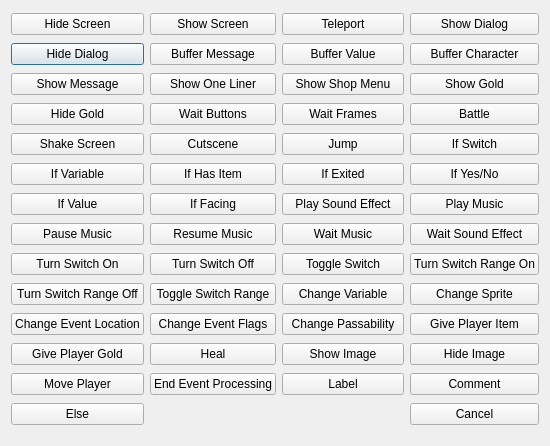
<?xml version="1.0" encoding="UTF-8"?>
<ui version="4.0">
 <class>ChooseMapEvent</class>
 <widget class="QDialog" name="ChooseMapEvent">
  <property name="geometry">
   <rect>
    <x>0</x>
    <y>0</y>
    <width>550</width>
    <height>446</height>
   </rect>
  </property>
  <property name="windowTitle">
   <string>Map Event</string>
  </property>
  <layout class="QGridLayout" name="gridLayout">
   <item row="2" column="0">
    <widget class="QPushButton" name="btnHideDialog">
     <property name="text">
      <string>Hide Dialog</string>
     </property>
    </widget>
   </item>
   <item row="6" column="0">
    <widget class="QPushButton" name="btnShakeScreen">
     <property name="text">
      <string>Shake Screen</string>
     </property>
    </widget>
   </item>
   <item row="12" column="0">
    <widget class="QPushButton" name="btnChangeEventLocation">
     <property name="text">
      <string>Change Event Location</string>
     </property>
    </widget>
   </item>
   <item row="8" column="1">
    <widget class="QPushButton" name="btnIfFacing">
     <property name="text">
      <string>If Facing</string>
     </property>
    </widget>
   </item>
   <item row="13" column="3">
    <widget class="QPushButton" name="btnHideImage">
     <property name="text">
      <string>Hide Image</string>
     </property>
    </widget>
   </item>
   <item row="11" column="0">
    <widget class="QPushButton" name="btnTurnSwitchRangeOff">
     <property name="text">
      <string>Turn Switch Range Off</string>
     </property>
    </widget>
   </item>
   <item row="6" column="1">
    <widget class="QPushButton" name="btnCutscene">
     <property name="text">
      <string>Cutscene</string>
     </property>
    </widget>
   </item>
   <item row="8" column="3">
    <widget class="QPushButton" name="btnPlayMusic">
     <property name="text">
      <string>Play Music</string>
     </property>
    </widget>
   </item>
   <item row="14" column="1">
    <widget class="QPushButton" name="btnEndEventProcessing">
     <property name="text">
      <string>End Event Processing</string>
     </property>
    </widget>
   </item>
   <item row="10" column="3">
    <widget class="QPushButton" name="btnTurnSwitchRangeOn">
     <property name="text">
      <string>Turn Switch Range On</string>
     </property>
    </widget>
   </item>
   <item row="8" column="2">
    <widget class="QPushButton" name="btnPlaySoundEffect">
     <property name="text">
      <string>Play Sound Effect</string>
     </property>
    </widget>
   </item>
   <item row="12" column="3">
    <widget class="QPushButton" name="btnGivePlayerItem">
     <property name="text">
      <string>Give Player Item</string>
     </property>
    </widget>
   </item>
   <item row="12" column="2">
    <widget class="QPushButton" name="btnChangePassability">
     <property name="text">
      <string>Change Passability</string>
     </property>
    </widget>
   </item>
   <item row="7" column="1">
    <widget class="QPushButton" name="btnIfHasItem">
     <property name="text">
      <string>If Has Item</string>
     </property>
    </widget>
   </item>
   <item row="7" column="2">
    <widget class="QPushButton" name="btnIfExited">
     <property name="text">
      <string>If Exited</string>
     </property>
    </widget>
   </item>
   <item row="0" column="3">
    <widget class="QPushButton" name="btnShowDialog">
     <property name="text">
      <string>Show Dialog</string>
     </property>
    </widget>
   </item>
   <item row="11" column="3">
    <widget class="QPushButton" name="btnChangeSprite">
     <property name="text">
      <string>Change Sprite</string>
     </property>
    </widget>
   </item>
   <item row="8" column="0">
    <widget class="QPushButton" name="btnIfValue">
     <property name="text">
      <string>If Value</string>
     </property>
    </widget>
   </item>
   <item row="0" column="1">
    <widget class="QPushButton" name="btnShowScreen">
     <property name="text">
      <string>Show Screen</string>
     </property>
    </widget>
   </item>
   <item row="7" column="3">
    <widget class="QPushButton" name="btnIfYesNo">
     <property name="text">
      <string>If Yes/No</string>
     </property>
    </widget>
   </item>
   <item row="10" column="2">
    <widget class="QPushButton" name="btnToggleSwitch">
     <property name="text">
      <string>Toggle Switch</string>
     </property>
    </widget>
   </item>
   <item row="12" column="1">
    <widget class="QPushButton" name="btnChangeEventFlags">
     <property name="text">
      <string>Change Event Flags</string>
     </property>
    </widget>
   </item>
   <item row="4" column="0">
    <widget class="QPushButton" name="btnShowMessage">
     <property name="text">
      <string>Show Message</string>
     </property>
    </widget>
   </item>
   <item row="6" column="3">
    <widget class="QPushButton" name="btnIfSwitch">
     <property name="text">
      <string>If Switch</string>
     </property>
    </widget>
   </item>
   <item row="14" column="0">
    <widget class="QPushButton" name="btnMovePlayer">
     <property name="text">
      <string>Move Player</string>
     </property>
    </widget>
   </item>
   <item row="14" column="2">
    <widget class="QPushButton" name="btnLabel">
     <property name="text">
      <string>Label</string>
     </property>
    </widget>
   </item>
   <item row="5" column="0">
    <widget class="QPushButton" name="btnHideGold">
     <property name="text">
      <string>Hide Gold</string>
     </property>
    </widget>
   </item>
   <item row="5" column="1">
    <widget class="QPushButton" name="btnWaitButtons">
     <property name="text">
      <string>Wait Buttons</string>
     </property>
    </widget>
   </item>
   <item row="0" column="2">
    <widget class="QPushButton" name="btnTeleport">
     <property name="text">
      <string>Teleport</string>
     </property>
    </widget>
   </item>
   <item row="13" column="0">
    <widget class="QPushButton" name="btnGivePlayerGold">
     <property name="text">
      <string>Give Player Gold</string>
     </property>
    </widget>
   </item>
   <item row="6" column="2">
    <widget class="QPushButton" name="btnJump">
     <property name="text">
      <string>Jump</string>
     </property>
    </widget>
   </item>
   <item row="11" column="2">
    <widget class="QPushButton" name="btnChangeVariable">
     <property name="text">
      <string>Change Variable</string>
     </property>
    </widget>
   </item>
   <item row="4" column="1">
    <widget class="QPushButton" name="btnShowOneLiner">
     <property name="text">
      <string>Show One Liner</string>
     </property>
    </widget>
   </item>
   <item row="11" column="1">
    <widget class="QPushButton" name="btnToggleSwitchRange">
     <property name="text">
      <string>Toggle Switch Range</string>
     </property>
    </widget>
   </item>
   <item row="5" column="3">
    <widget class="QPushButton" name="btnBattle">
     <property name="text">
      <string>Battle</string>
     </property>
    </widget>
   </item>
   <item row="13" column="1">
    <widget class="QPushButton" name="btnHeal">
     <property name="text">
      <string>Heal</string>
     </property>
    </widget>
   </item>
   <item row="7" column="0">
    <widget class="QPushButton" name="btnIfVariable">
     <property name="text">
      <string>If Variable</string>
     </property>
    </widget>
   </item>
   <item row="14" column="3">
    <widget class="QPushButton" name="btnComment">
     <property name="text">
      <string>Comment</string>
     </property>
    </widget>
   </item>
   <item row="9" column="0">
    <widget class="QPushButton" name="btnPauseMusic">
     <property name="text">
      <string>Pause Music</string>
     </property>
    </widget>
   </item>
   <item row="2" column="2">
    <widget class="QPushButton" name="btnBufferValue">
     <property name="text">
      <string>Buffer Value</string>
     </property>
    </widget>
   </item>
   <item row="0" column="0">
    <widget class="QPushButton" name="btnHideScreen">
     <property name="text">
      <string>Hide Screen</string>
     </property>
    </widget>
   </item>
   <item row="5" column="2">
    <widget class="QPushButton" name="btnWaitFrames">
     <property name="text">
      <string>Wait Frames</string>
     </property>
    </widget>
   </item>
   <item row="10" column="1">
    <widget class="QPushButton" name="btnTurnSwitchOff">
     <property name="text">
      <string>Turn Switch Off</string>
     </property>
    </widget>
   </item>
   <item row="9" column="3">
    <widget class="QPushButton" name="btnWaitSoundEffect">
     <property name="text">
      <string>Wait Sound Effect</string>
     </property>
    </widget>
   </item>
   <item row="16" column="0">
    <widget class="QPushButton" name="btnElse">
     <property name="text">
      <string>Else</string>
     </property>
    </widget>
   </item>
   <item row="10" column="0">
    <widget class="QPushButton" name="btnTurnSwitchOn">
     <property name="text">
      <string>Turn Switch On</string>
     </property>
    </widget>
   </item>
   <item row="2" column="1">
    <widget class="QPushButton" name="btnBufferMessage">
     <property name="text">
      <string>Buffer Message</string>
     </property>
    </widget>
   </item>
   <item row="4" column="2">
    <widget class="QPushButton" name="btnShowShopMenu">
     <property name="text">
      <string>Show Shop Menu</string>
     </property>
    </widget>
   </item>
   <item row="9" column="1">
    <widget class="QPushButton" name="btnResumeMusic">
     <property name="text">
      <string>Resume Music</string>
     </property>
    </widget>
   </item>
   <item row="4" column="3">
    <widget class="QPushButton" name="btnShowGold">
     <property name="text">
      <string>Show Gold</string>
     </property>
    </widget>
   </item>
   <item row="2" column="3">
    <widget class="QPushButton" name="btnBufferCharacter">
     <property name="text">
      <string>Buffer Character</string>
     </property>
    </widget>
   </item>
   <item row="9" column="2">
    <widget class="QPushButton" name="btnWaitMusic">
     <property name="text">
      <string>Wait Music</string>
     </property>
    </widget>
   </item>
   <item row="13" column="2">
    <widget class="QPushButton" name="btnShowImage">
     <property name="text">
      <string>Show Image</string>
     </property>
    </widget>
   </item>
   <item row="16" column="3">
    <widget class="QPushButton" name="btnCancel">
     <property name="text">
      <string>Cancel</string>
     </property>
    </widget>
   </item>
  </layout>
 </widget>
 <resources/>
 <connections/>
</ui>
